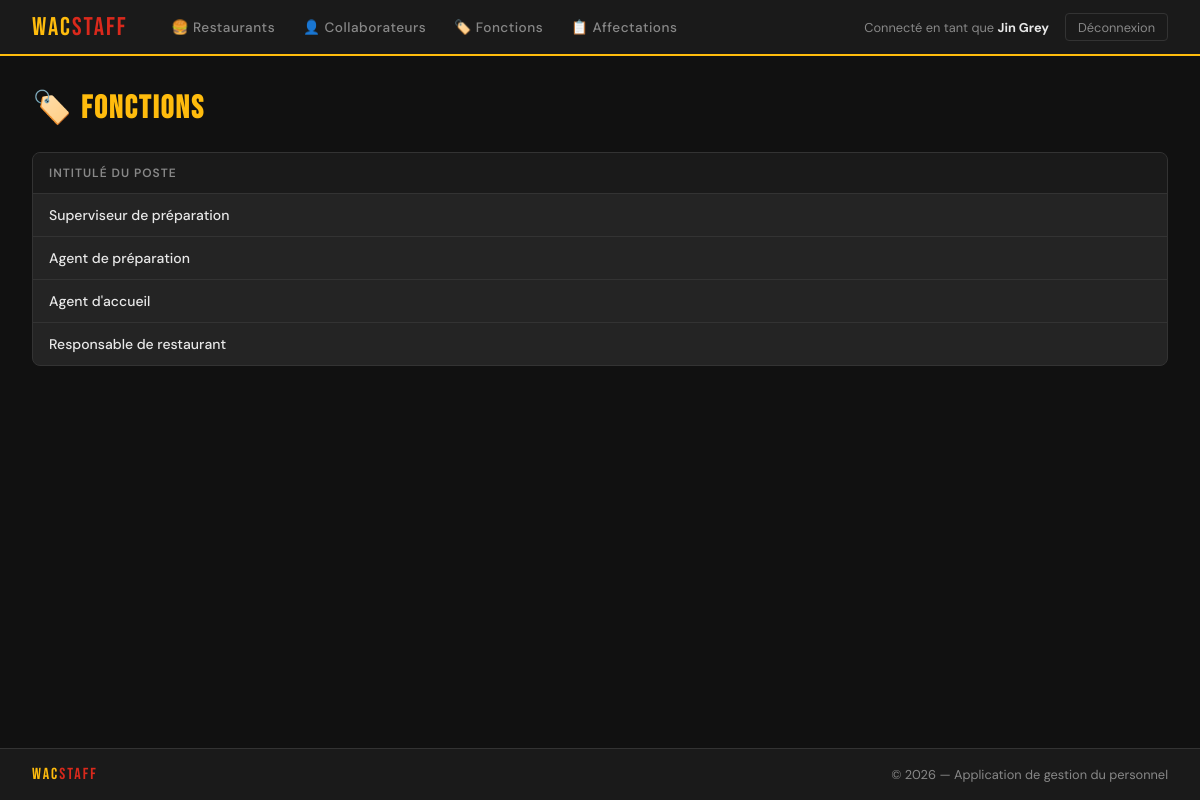
The page /WacStaff/fonctions/ (signed in) on the database its author committed.
### WacStaff/models.py (models this page shows, shortened)
class Collaborateur(AbstractBaseUser, PermissionsMixin):
    nom = models.CharField(max_length=100)
    prenom = models.CharField(max_length=100)
    email = models.EmailField(max_length=100, unique=True)
    date1ereEmbauche = models.DateTimeField(auto_now_add=True)
    admin = models.BooleanField(default=False)
    USERNAME_FIELD = 'email'            # champ utilisé pour se connecter
    REQUIRED_FIELDS = ['nom', 'prenom'] # champs demandés par createsuperuser en plus de l'email
    objects = CollaborateurManager()
    @property
    def is_staff(self):
        return self.admin

class Fonction(models.Model):
    intitulePoste = models.CharField(max_length=100, unique=True)

### WacStaff/views.py (the view)
# urls.py: path('fonctions/', views.fonction_list, name='fonction_list'),
@login_required
def fonction_list(request):
    return render(request, 'fonctions/list.html', {'fonctions': Fonction.objects.all()})

### WacStaff/templates/fonctions/list.html (shortened to what this page needs)
{% extends "base.html" %}
{% block content %}
<div class="page-header">
    <h1 class="page-title">🏷️ <span>Fonctions</span></h1>
</div>
<div class="table-wrap">
    {% if fonctions %}
    <table>
        <thead><tr><th>Intitulé du poste</th>{% if user.is_staff %}<th>Actions</th>{% endif %}</tr></thead>
        <tbody>
        {% for f in fonctions %}
        <tr>
            <td style="font-weight:500;">{{ f.intitulePoste }}</td>
        </tr>
        {% endfor %}
        </tbody>
    </table>
    {% else %}
    <div class="empty-state">Aucune fonction définie.</div>
    {% endif %}
</div>
{% endblock %}

### WacStaff/templates/base.html (shortened to what this page needs)
<!doctype html>
<html lang="fr">
<head>
    {% load static %}
    <link rel="stylesheet" href="{% static 'wacstaff.css' %}">
</head>
<body>
{% if user.is_authenticated %}
<nav>
    <a href="{% url 'home' %}" class="nav-brand">Wac<span>Staff</span></a>
    <div class="nav-links">
        <a href="{% url 'restaurant_list' %}">🍔 Restaurants</a>
        <a href="{% url 'collaborateur_list' %}">👤 Collaborateurs</a>
        <a href="{% url 'fonction_list' %}">🏷️ Fonctions</a>
        <a href="{% url 'affectation_list' %}">📋 Affectations</a>
    </div>
    <div class="nav-user">
        <span>Connecté en tant que <strong>{{ user.prenom }} {{ user.nom }}</strong>
        </span>
        <form method="post" action="{% url 'logout' %}" style="display:inline;">
            <button type="submit" class="btn-logout">Déconnexion</button>
        </form>
    </div>
</nav>
{% endif %}
<main>
    {% block content %}{% endblock %}
</main>
<footer>
    <span class="footer-brand">Wac<span>Staff</span></span>
    <span class="footer-copy">© {% now "Y" %} — Application de gestion du personnel</span>
</footer>
</body>
</html>

### WacStaff/static/wacstaff.css (style rules this page uses)
:root { --gold: #FFBC0D; --red: #DA291C; --dark: #1a1a1a; --darker: #111111; --surface: #242424; --border: #333333; --text: #e8e8e8; --muted: #888888; --success: #4ade80; --danger: #f87171; }
* { box-sizing: border-box; margin: 0; padding: 0; }
body { font-family: 'DM Sans', sans-serif; background: var(--darker); color: var(--text); min-height: 100vh; display: flex; flex-direction: column; }
nav { background: var(--dark); border-bottom: 2px solid var(--gold); padding: 0 2rem; display: flex; align-items: center; gap: 2rem; height: 56px; position: sticky; top: 0; z-index: 100; }
.nav-brand { font-family: 'Bebas Neue', sans-serif; font-size: 1.6rem; color: var(--gold); letter-spacing: 2px; text-decoration: none; }
.nav-brand span { color: var(--red); }
.nav-links { display: flex; gap: 0.25rem; flex: 1; }
.nav-links a { color: var(--muted); text-decoration: none; font-size: 0.85rem; font-weight: 500; padding: 0.4rem 0.75rem; border-radius: 4px; transition: all 0.15s; letter-spacing: 0.5px; }
.nav-user { display: flex; align-items: center; gap: 1rem; font-size: 0.8rem; color: var(--muted); }
.nav-user strong { color: var(--text); }
.btn-logout { background: none; border: 1px solid var(--border); color: var(--muted); padding: 0.3rem 0.75rem; border-radius: 4px; cursor: pointer; font-size: 0.8rem; font-family: 'DM Sans', sans-serif; text-decoration: none; transition: all 0.15s; }
main { flex: 1; padding: 2rem; max-width: 1200px; margin: 0 auto; width: 100%; }
.page-header { display: flex; justify-content: space-between; align-items: center; margin-bottom: 1.5rem; }
.page-title { font-family: 'Bebas Neue', sans-serif; font-size: 2rem; letter-spacing: 2px; color: var(--text); }
.page-title span { color: var(--gold); }
.table-wrap { background: var(--surface); border: 1px solid var(--border); border-radius: 8px; overflow: hidden; }
table { width: 100%; border-collapse: collapse; }
th { background: var(--dark); font-size: 0.75rem; font-weight: 600; color: var(--muted); text-transform: uppercase; letter-spacing: 1px; padding: 0.75rem 1rem; text-align: left; }
td { padding: 0.75rem 1rem; border-top: 1px solid var(--border); font-size: 0.875rem; vertical-align: middle; }
footer { background: var(--dark); border-top: 1px solid var(--border); padding: 1rem 2rem; display: flex; justify-content: space-between; align-items: center; font-size: 0.8rem; color: var(--muted); }
.footer-brand { font-family: 'Bebas Neue', sans-serif; font-size: 1rem; color: var(--gold); letter-spacing: 2px; }
.footer-brand span { color: var(--red); }
.footer-copy { color: var(--muted); }

### rows shown on the page
Collaborateur: prenom "Jin", nom "Grey"
Fonction: intitulePoste "Superviseur de préparation"
Fonction: intitulePoste "Agent de préparation"
Fonction: intitulePoste "Agent d'accueil"
Fonction: intitulePoste "Responsable de restaurant"
